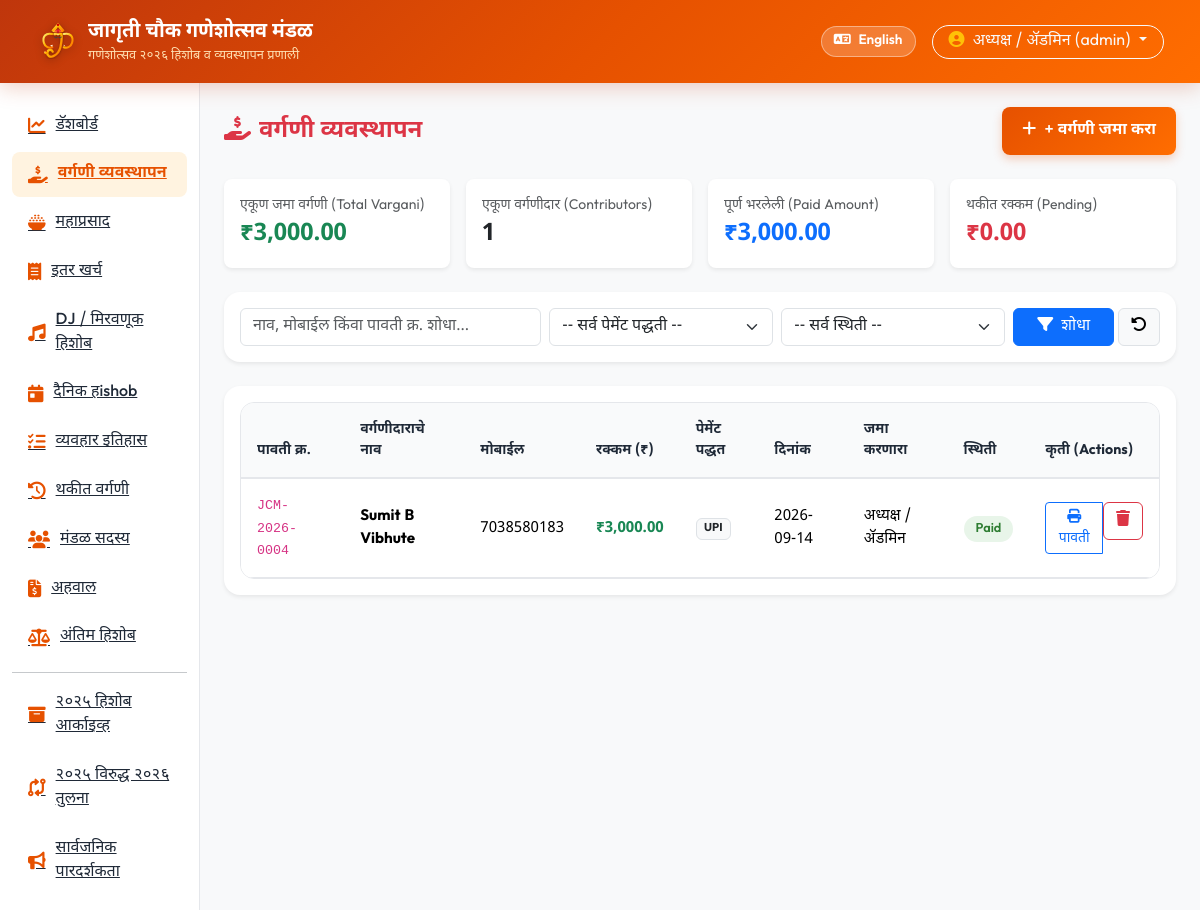
Screenshot of /vargani (signed in) with the database file from the repository.
### tables this page shows
CREATE TABLE vargani (
    id INTEGER PRIMARY KEY AUTOINCREMENT,
    year_label TEXT NOT NULL DEFAULT '2026',
    receipt_no TEXT NOT NULL,
    contributor_name TEXT NOT NULL,
    mobile TEXT,
    address TEXT,
    amount DECIMAL(12,2) NOT NULL,
    payment_method TEXT NOT NULL, -- Cash, UPI, Bank
    payment_date DATE NOT NULL,
    collector_name TEXT,
    status TEXT NOT NULL DEFAULT 'Paid', -- Paid, Partial, Pending
    notes TEXT,
    created_by TEXT,
    created_at TIMESTAMP DEFAULT CURRENT_TIMESTAMP
);

### routes/vargani.py (the view)
@vargani_bp.route('/vargani')
@login_required
def index():
    q = request.args.get('q', '').strip()
    payment_method = request.args.get('payment_method', '').strip()
    status = request.args.get('status', '').strip()
    sql = "SELECT * FROM vargani WHERE year_label='2026'"
    params = []
    if q:
        sql += " AND (contributor_name LIKE ? OR mobile LIKE ? OR receipt_no LIKE ?)"
        params.extend([f"%{q}%", f"%{q}%", f"%{q}%"])
    if payment_method:
        sql += " AND payment_method = ?"
        params.append(payment_method)
    if status:
        sql += " AND status = ?"
        params.append(status)
    sql += " ORDER BY payment_date DESC, id DESC"
    records = query_db(sql, params)
    totals_res = query_db("""
        SELECT
            SUM(amount) as total_amount,
            SUM(CASE WHEN status='Paid' THEN amount ELSE 0 END) as paid_amount,
            SUM(CASE WHEN status='Pending' THEN amount ELSE 0 END) as pending_amount,
            COUNT(*) as count
        FROM vargani WHERE year_label='2026'
    """, one=True)
    summary = {
        'total': float(totals_res['total_amount'] or 0),
        'paid': float(totals_res['paid_amount'] or 0),
        'pending': float(totals_res['pending_amount'] or 0),
        'count': totals_res['count'] or 0
    }
    auto_receipt = generate_receipt_no()
    return render_template('vargani/index.html', records=records, summary=summary, auto_receipt=auto_receipt, q=q, payment_method=payment_method, status=status)

### templates/vargani/index.html (shortened to what this page needs)
{% extends 'base.html' %}
{% block content %}
<div class="d-flex justify-content-between align-items-center mb-4">
    <h4 class="fw-bold m-0 text-danger"><i class="fa-solid fa-hand-holding-dollar me-2"></i>{{ t('vargani_mgmt') }}</h4>
    <button class="btn btn-quick-action" data-bs-toggle="modal" data-bs-target="#addVarganiModal">
        <i class="fa-solid fa-plus me-1"></i> {{ t('add_vargani') }}
    </button>
</div>
<div class="row g-3 mb-4">
    <div class="col-md-3">
        <div class="card border-0 shadow-sm rounded-3 p-3 bg-white">
            <div class="small text-muted font-weight-bold">एकूण जमा वर्गणी (Total Vargani)</div>
            <div class="fs-4 fw-bold text-success">₹{{ "{:,.2f}".format(summary.total) }}</div>
        </div>
    </div>
    <div class="col-md-3">
        <div class="card border-0 shadow-sm rounded-3 p-3 bg-white">
            <div class="small text-muted font-weight-bold">एकूण वर्गणीदार (Contributors)</div>
            <div class="fs-4 fw-bold text-dark">{{ summary.count }}</div>
        </div>
    </div>
    <div class="col-md-3">
        <div class="card border-0 shadow-sm rounded-3 p-3 bg-white">
            <div class="small text-muted font-weight-bold">पूर्ण भरलेली (Paid Amount)</div>
            <div class="fs-4 fw-bold text-primary">₹{{ "{:,.2f}".format(summary.paid) }}</div>
        </div>
    </div>
    <div class="col-md-3">
        <div class="card border-0 shadow-sm rounded-3 p-3 bg-white">
            <div class="small text-muted font-weight-bold">थकीत रक्कम (Pending)</div>
            <div class="fs-4 fw-bold text-danger">₹{{ "{:,.2f}".format(summary.pending) }}</div>
        </div>
    </div>
</div>
<div class="card border-0 shadow-sm rounded-4 p-3 mb-4">
    <form method="GET" action="{{ url_for('vargani.index') }}" class="row g-2 align-items-center">
        <div class="col-md-4">
            <input type="text" name="q" value="{{ q }}" class="form-control" placeholder="नाव, मोबाईल किंवा पावती क्र. शोधा...">
        </div>
        <div class="col-md-3">
            <select name="payment_method" class="form-select">
                <option value="">-- सर्व पेमेंट पद्धती --</option>
            </select>
        </div>
        <div class="col-md-3">
            <select name="status" class="form-select">
                <option value="">-- सर्व स्थिती --</option>
            </select>
        </div>
        <div class="col-md-2 d-flex gap-1">
            <button type="submit" class="btn btn-primary w-100"><i class="fa-solid fa-filter me-1"></i> शोधा</button>
            <a href="{{ url_for('vargani.index') }}" class="btn btn-light border"><i class="fa-solid fa-rotate-left"></i></a>
        </div>
    </form>
</div>
<div class="card border-0 shadow-sm rounded-4 p-3">
    <div class="table-responsive">
        <table class="table table-mandal mb-0">
            <thead>
                <tr>
                    <th>पावती क्र.</th>
                    <th>वर्गणीदाराचे नाव</th>
                    <th>मोबाईल</th>
                    <th>रक्कम (₹)</th>
                    <th>पेमेंट पद्धत</th>
                    <th>दिनांक</th>
                    <th>जमा करणारा</th>
                    <th>स्थिती</th>
                    <th>कृती (Actions)</th>
                </tr>
            </thead>
            <tbody>
                {% for r in records %}
                <tr>
                    <td><code>{{ r.receipt_no }}</code></td>
                    <td class="fw-bold">{{ r.contributor_name }}</td>
                    <td>{{ r.mobile or '-' }}</td>
                    <td class="fw-bold text-success">₹{{ "{:,.2f}".format(r.amount) }}</td>
                    <td><span class="badge bg-light text-dark border">{{ r.payment_method }}</span></td>
                    <td>{{ r.payment_date }}</td>
                    <td>{{ r.collector_name or '-' }}</td>
                    <td>
                        {% if r.status == 'Paid' %}
                        <span class="badge-status-paid">Paid</span>
                        {% else %}
                        <span class="badge-status-pending">Pending</span>
                        {% endif %}
                    </td>
                    <td>
                        <div class="btn-group btn-group-sm">
                            <a href="{{ url_for('vargani.receipt', id=r.id) }}" class="btn btn-outline-primary" title="पावती पहा / प्रिंट करा">
                                <i class="fa-solid fa-print"></i> पावती
                            </a>
                            {% if session.get('user_role') == 'admin' %}
                            <form action="{{ url_for('vargani.delete', id=r.id) }}" method="POST" class="d-inline" onsubmit="return confirm('खात्री आहे? ही पावती हटवली जाईल.');">
                                <button type="submit" class="btn btn-outline-danger"><i class="fa-solid fa-trash"></i></button>
                            </form>
                            {% endif %}
                        </div>
                    </td>
                </tr>
                {% else %}
                <tr>
                    <td colspan="9" class="text-center text-muted py-4">कोणतीही वर्गणी नोंद सापडली नाही.</td>
                </tr>
                {% endfor %}
            </tbody>
        </table>
    </div>
</div>
{% endblock %}

### templates/base.html (shortened to what this page needs)
<!DOCTYPE html>
<html lang="{{ lang }}">
<head>
    <link href="https://cdn.jsdelivr.net/npm/bootstrap@5.3.3/dist/css/bootstrap.min.css" rel="stylesheet">
    <link rel="stylesheet" href="https://cdnjs.cloudflare.com/ajax/libs/font-awesome/6.5.2/css/all.min.css">
    <link rel="stylesheet" href="{{ url_for('static', filename='css/custom.css') }}">
</head>
<body>
    <nav class="navbar navbar-expand-lg navbar-dark navbar-mandal sticky-top">
        <div class="container-fluid">
            <a class="navbar-brand d-flex align-items-center gap-2" href="{{ url_for('dashboard.index') }}">
                <img src="{{ url_for('static', filename='images/ganeshji_logo.svg') }}" alt="श्री गणेश" style="width: 44px; height: 44px; filter: drop-shadow(0 2px 4px rgba(0,0,0,0.3));">
                <div>
                    <div class="navbar-brand-title">{{ mandal_name }}</div>
                    <div class="navbar-brand-sub">{{ festival_title }}</div>
                </div>
            </a>
            <div class="d-flex align-items-center gap-3 ms-auto">
                {% if lang == 'mr' %}
                <a href="{{ url_for('auth.set_language', lang_code='en') }}" class="btn lang-switch-btn" title="Switch to English">
                    <i class="fa-solid fa-language me-1"></i> English
                </a>
                {% else %}
                <a href="{{ url_for('auth.set_language', lang_code='mr') }}" class="btn lang-switch-btn" title="मराठीमध्ये बदला">
                    <i class="fa-solid fa-language me-1"></i> मराठी
                </a>
                {% endif %}
                {% if session.get('user_id') %}
                <div class="dropdown">
                    <button class="btn btn-outline-light dropdown-toggle rounded-pill px-3 py-1 font-weight-bold" type="button" data-bs-toggle="dropdown">
                        <i class="fa-solid fa-circle-user me-1 text-warning"></i> {{ current_user_name }} ({{ current_user_role }})
                    </button>
                </div>
                {% endif %}
            </div>
        </div>
    </nav>
    <div class="container-fluid">
        <div class="row">
            {% if session.get('user_id') %}
            <div class="col-lg-2 sidebar">
                <div class="nav flex-column">
                    <a class="nav-link-mandal {% if request.endpoint == 'dashboard.index' %}active{% endif %}" href="{{ url_for('dashboard.index') }}">
                        <i class="fa-solid fa-chart-line"></i> {{ t('dashboard') }}
                    </a>
                    <a class="nav-link-mandal {% if 'vargani' in request.endpoint %}active{% endif %}" href="{{ url_for('vargani.index') }}">
                        <i class="fa-solid fa-hand-holding-dollar"></i> {{ t('vargani_mgmt') }}
                    </a>
                    <a class="nav-link-mandal {% if 'mahaprasad' in request.endpoint %}active{% endif %}" href="{{ url_for('mahaprasad.index') }}">
                        <i class="fa-solid fa-bowl-rice"></i> {{ t('mahaprasad') }}
                    </a>
                    <a class="nav-link-mandal {% if 'expenses' in request.endpoint %}active{% endif %}" href="{{ url_for('expenses.index') }}">
                        <i class="fa-solid fa-receipt"></i> {{ t('other_expenses') }}
                    </a>
                    <a class="nav-link-mandal {% if 'dj_procession' in request.endpoint %}active{% endif %}" href="{{ url_for('dj_procession.index') }}">
                        <i class="fa-solid fa-music"></i> {{ t('dj_hishob') }}
                    </a>
                    <a class="nav-link-mandal {% if 'daily' in request.endpoint %}active{% endif %}" href="{{ url_for('daily_accounts.index') }}">
                        <i class="fa-solid fa-calendar-day"></i> {{ t('daily_hishob') }}
                    </a>
                    <a class="nav-link-mandal {% if 'transactions' in request.endpoint %}active{% endif %}" href="{{ url_for('transactions.index') }}">
                        <i class="fa-solid fa-list-check"></i> {{ t('transactions') }}
                    </a>
                    <a class="nav-link-mandal {% if 'pending' in request.endpoint %}active{% endif %}" href="{{ url_for('pending.index') }}">
                        <i class="fa-solid fa-clock-rotate-left"></i> {{ t('pending_vargani') }}
                    </a>
                    <a class="nav-link-mandal {% if 'members' in request.endpoint %}active{% endif %}" href="{{ url_for('members.index') }}">
                        <i class="fa-solid fa-users"></i> {{ t('members') }}
                    </a>
                    <a class="nav-link-mandal {% if 'reports' in request.endpoint %}active{% endif %}" href="{{ url_for('reports.index') }}">
                        <i class="fa-solid fa-file-invoice-dollar"></i> {{ t('reports') }}
                    </a>
                    <a class="nav-link-mandal {% if request.endpoint == 'reports.hishob_final' %}active{% endif %}" href="{{ url_for('reports.hishob_final') }}">
                        <i class="fa-solid fa-scale-balanced"></i> {{ t('final_hishob') }}
                    </a>
                    <hr class="my-2">
                    <a class="nav-link-mandal {% if 'archive_2025.index' in request.endpoint %}active{% endif %}" href="{{ url_for('archive_2025.index') }}">
                        <i class="fa-solid fa-box-archive"></i> {{ t('archive_2025') }}
                    </a>
                    <a class="nav-link-mandal {% if 'archive_2025.comparison' in request.endpoint %}active{% endif %}" href="{{ url_for('archive_2025.comparison') }}">
                        <i class="fa-solid fa-code-compare"></i> {{ t('comparison_2025_2026') }}
                    </a>
                    <a class="nav-link-mandal" href="{{ url_for('public.index') }}" target="_blank">
                        <i class="fa-solid fa-bullhorn"></i> {{ t('public_transparency') }}
                    </a>
                </div>
            </div>
            <div class="col-lg-10 p-4 main-content">
            {% else %}
            <div class="col-12 p-4">
            {% endif %}
                {% block content %}{% endblock %}
            </div>
        </div>
    </div>
</body>
</html>

### rows the page displays
vargani: collector_name "अध्यक्ष / ॲडमिन", created_by "admin", receipt_no "JCM-2026-0004", contributor_name "Sumit B Vibhute", mobile "7038580183", amount "3,000.00", payment_method "UPI", payment_date "2026-09-14", status "Paid"

### other values shown
{{ mandal_name }} "जागृती चौक गणेशोत्सव मंडळ"
{{ festival_title }} "गणेशोत्सव २०२६ हिशोब व व्यवस्थापन प्रणाली"
{{ t('dashboard') }} "डॅशबोर्ड"
{{ t('vargani_mgmt') }} "वर्गणी व्यवस्थापन"
{{ t('mahaprasad') }} "महाप्रसाद"
{{ t('other_expenses') }} "इतर खर्च"
{{ t('dj_hishob') }} "DJ / मिरवणूक हिशोब"
{{ t('daily_hishob') }} "दैनिक हishob"
{{ t('transactions') }} "व्यवहार इतिहास"
{{ t('pending_vargani') }} "थकीत वर्गणी"
{{ t('members') }} "मंडळ सदस्य"
{{ t('reports') }} "अहवाल"
{{ t('final_hishob') }} "अंतिम हिशोब"
{{ t('archive_2025') }} "२०२५ हिशोब आर्काइव्ह"
{{ t('comparison_2025_2026') }} "२०२५ विरुद्ध २०२६ तुलना"
